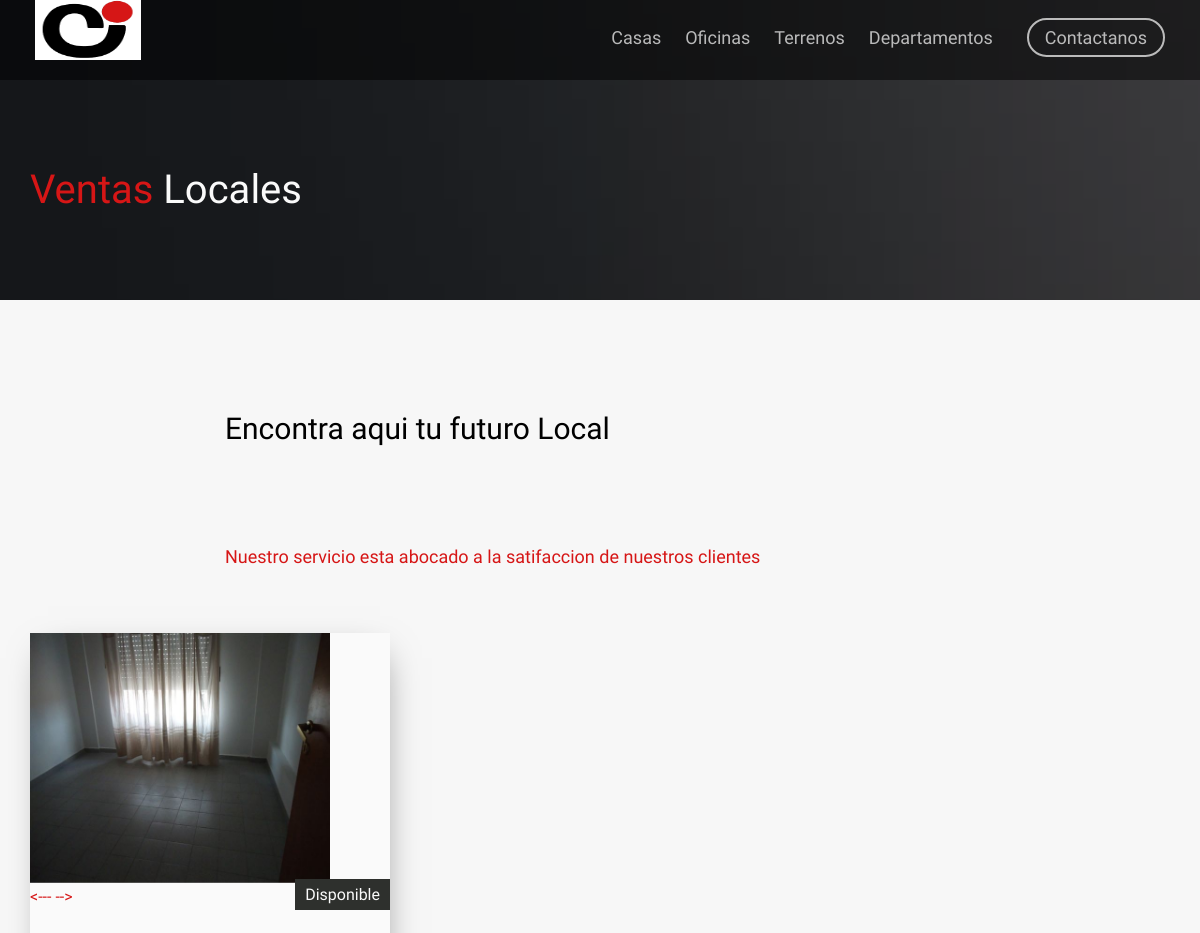
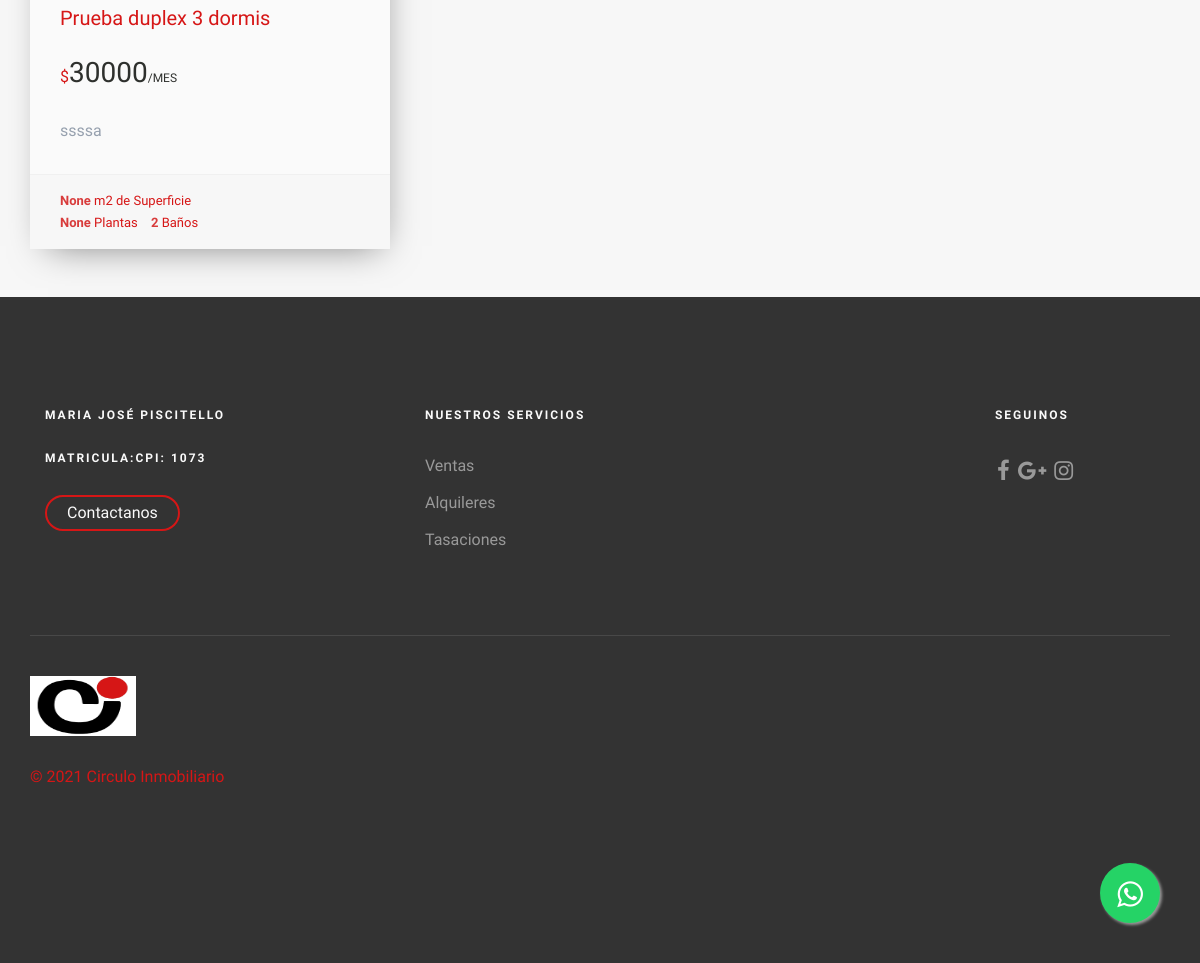
/ventas/venta_locales/, run on an earlier commit of the app's database (2 pictures, top to bottom).
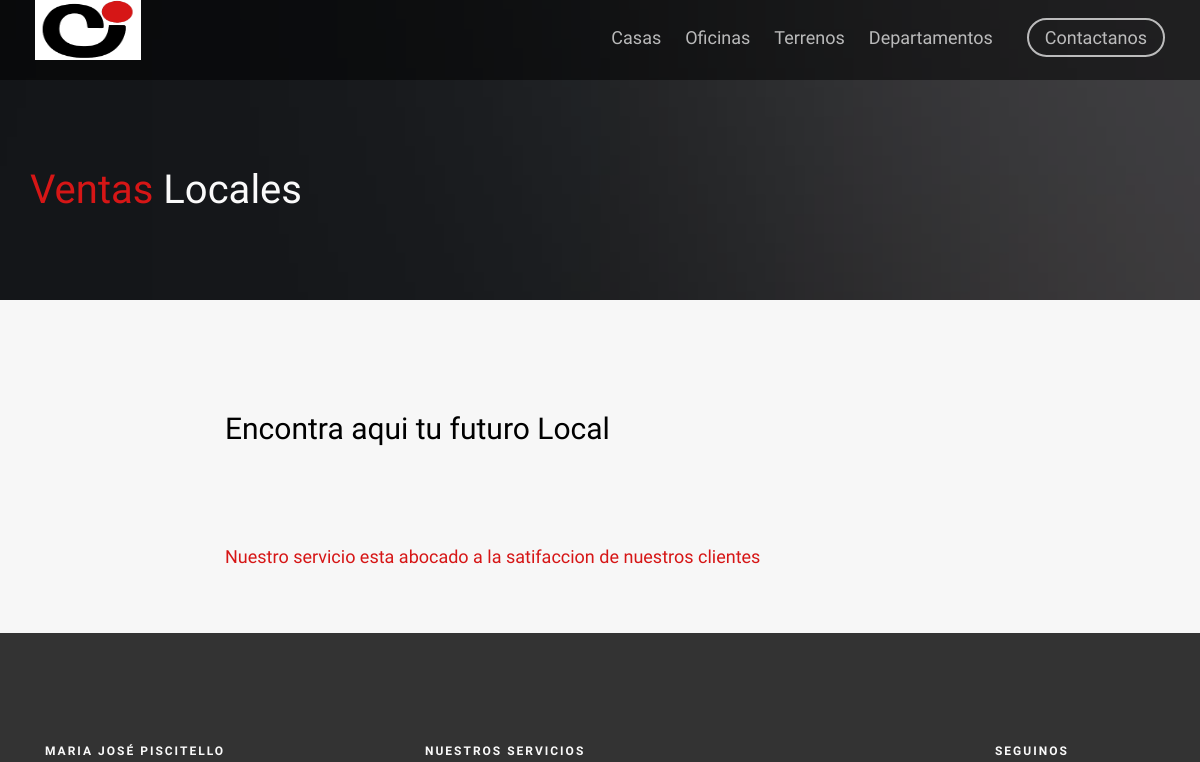
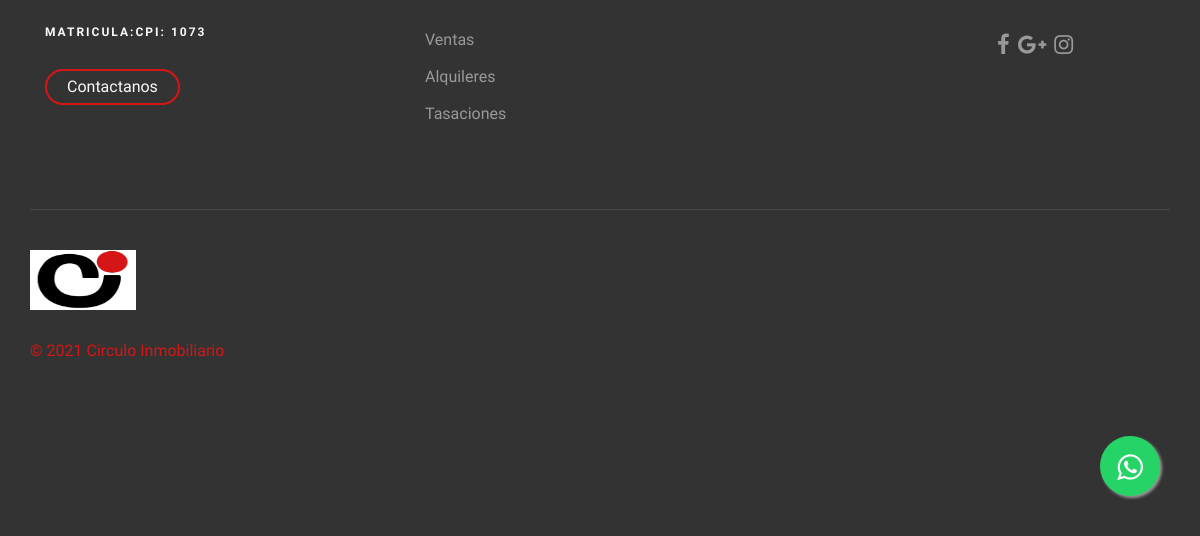
And on a later commit of the database (2 pictures, top to bottom).
### Ventas/models.py (models this page shows, shortened)
class PostImagenes(models.Model):
    post= models.ForeignKey(Post, default =None ,on_delete=models.CASCADE)
    image = models.ImageField(upload_to ="Imagenes",verbose_name="Imagenes")
    class Meta:
        verbose_name="Agregar nueva Imagen"
        verbose_name_plural="Agregar nuevas Imagenes"

class Post(models.Model):
    title=  models.CharField(max_length=200, verbose_name="Titulo ")
    content = models.TextField(verbose_name="Contenido",max_length=400,)
    imagen = models.ImageField(verbose_name="Imagen", blank =True ,null =True,upload_to="Ventas")
    price = models.IntegerField(verbose_name="Precio")
    ambientes = models.IntegerField(verbose_name="Dormitorios o Ambientes",blank =True ,null =True)
    superficie= models.IntegerField(verbose_name="Superficie",blank =True,null =True )
    baños= models.IntegerField(verbose_name="Baños",blank = True,null =True)
    plantas= models.IntegerField(verbose_name="Plantas", blank = True,null =True)
    autor = models.ForeignKey(User,verbose_name="Autor", on_delete=models.CASCADE)
    categories= models.ManyToManyField(Category, verbose_name="Categoria")
    created = models.DateTimeField(auto_now_add=True, verbose_name="Creado")
    updated = models.DateTimeField(auto_now=True, verbose_name="Editado")
    class Meta:
            verbose_name="Publicacion"
            verbose_name_plural="Publicaciones"
            ordering= ["-created"]

### Ventas/views.py (the view)
# urls.py: path('venta_locales/', views.venta_locales ,name ="venta_locales"),
def venta_locales(request):
    locales= Post.objects.filter(categories=Category.objects.get(nombre="Locales"))
    return render(request,'Venta/venta_locales.html',{'locales': locales})

### Ventas/templates/Venta/venta_locales.html (shortened to what the changed rows need)
{% extends 'App1/base.html'%} {% load static %} {% block header %}
<div id="fh5co-page">
    {% endblock %} {% block content %}
    <div class="fh5co-page-title" style="background-image: url({% static 'Appp1/images/slide_6.jpg'%});">
        <div class="container">
            <div class="row">
                <div class="col-md-12 animate-box">
                    <h1><a href="{% url 'ventas' %}" style="text-decoration:none"><span class="colored">Ventas</a> </span> Locales</h1>
                </div>
            </div>
        </div>
    </div>
    <div id="best-deal">
        <div class="container">
            <div class="row">
                <div class="col-md-8 col-md-offset-2 text-center fh5co-heading animate-box" data-animate-effect="fadeIn">
                    <h2>Encontra aqui tu futuro Local </h2>
                </div>
                {% for locale in locales %}
                <div class="col-md-4 item-block animate-box" data-animate-effect="fadeIn">
                    <div class="fh5co-property">
                        <figure>
                            <div id="carouselExampleControls" class="carousel slide" data-ride="carousel">
                                <div class="carousel-inner" data-toggle="modal" data-target="#galleryModal">
                                    {% for pi in locale.postimagenes_set.all %}
                                    <div class="item{% if forloop.first %} active {% endif %}">
                                        <img class="carousel-inner" src="{{pi.image.url}}" alt="First slide">
                                    </div>
                                    {% endfor %}
                                </div>
                                <a class="carousel-control-prev" href="#carouselExampleControls" role="button" data-slide="prev">
                                    <span class=""> <--- </span>
                                </a>
                                <a class="carousel-control-next" href="#carouselExampleControls" role="button" data-slide="next">
                                    <span class=""> --> </span>
                                </a>
                            </div>
                            <a href="{% url 'ofice_local_details_ventas' locale.id  %}" class="tag"> Disponible </a>
                        </figure>
                        <div class="fh5co-property-innter">
                            <h3><a href="{% url 'ofice_local_details_ventas' locale.id  %}">{{locale.title}}</a></h3>
                            <div class="price-status">
                                <span class="per">$</span><span class="price">{{locale.price}}<span class="per">/Mes</span></span>
                            </div>
                            <p>{{locale.content}} </p>
                        </div>
                        <p class="fh5co-property-specification">
                            <span><strong>{{locale.superficie}} </strong> m2 de Superficie </span>
                            <br>
                            <span><strong>{{locale.plantas}}</strong> Plantas  </span> <span><strong>{{locale.baños}}</strong> Baños</span>
                        </p>
                    </div>
                </div>
                {% endfor %}
            </div>
        </div>
        {% endblock %}

What changed in the data, as far as the page shows it:
removed Post: title "Prueba duplex 3 dormis", price "30000", content "ssssa", superficie "None", plantas "None", baños "2"
removed PostImagenes: image (picture)
